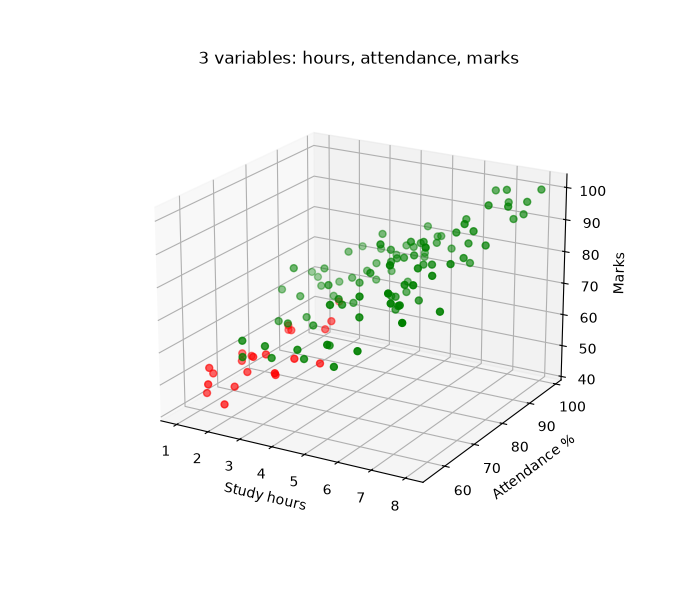

This chart was generated by the following Python code:
# plot_3d.py - show THREE numeric variables at once with a 3-D scatter
import pandas as pd
import matplotlib
matplotlib.use("Agg")
import matplotlib.pyplot as plt

df = pd.read_csv("students.csv")
colours = df["result"].map({"Pass": "green", "Fail": "red"})   # colour by result

fig = plt.figure(figsize=(7, 6))
ax = fig.add_subplot(projection="3d")              # a 3-D axes

ax.scatter(df["study_hours"], df["attendance"], df["marks"], c=colours, s=25)
ax.set_xlabel("Study hours")
ax.set_ylabel("Attendance %")
ax.set_zlabel("Marks")
ax.set_title("3 variables: hours, attendance, marks")
ax.view_init(elev=20, azim=-60)                    # camera angle

fig.savefig("plot_3d.png")
print("Saved plot_3d.png  (green = Pass, red = Fail)")
